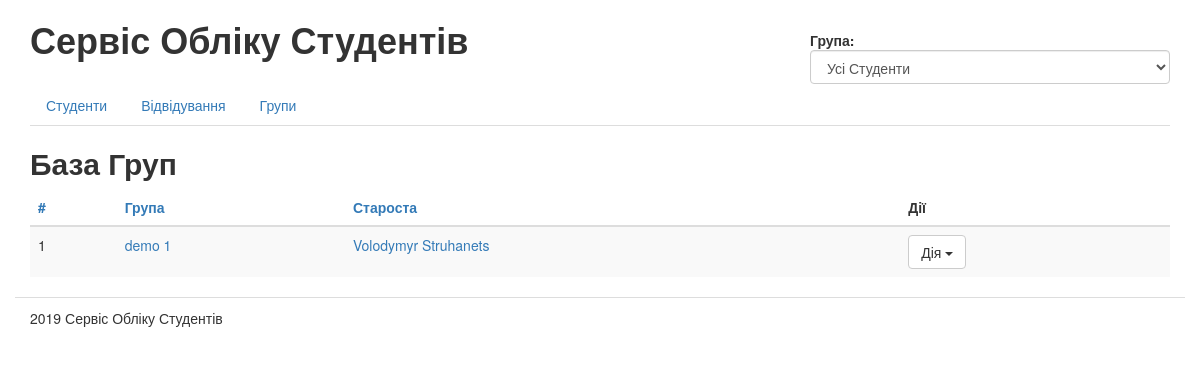
The page /groups/ on the database as committed earlier.
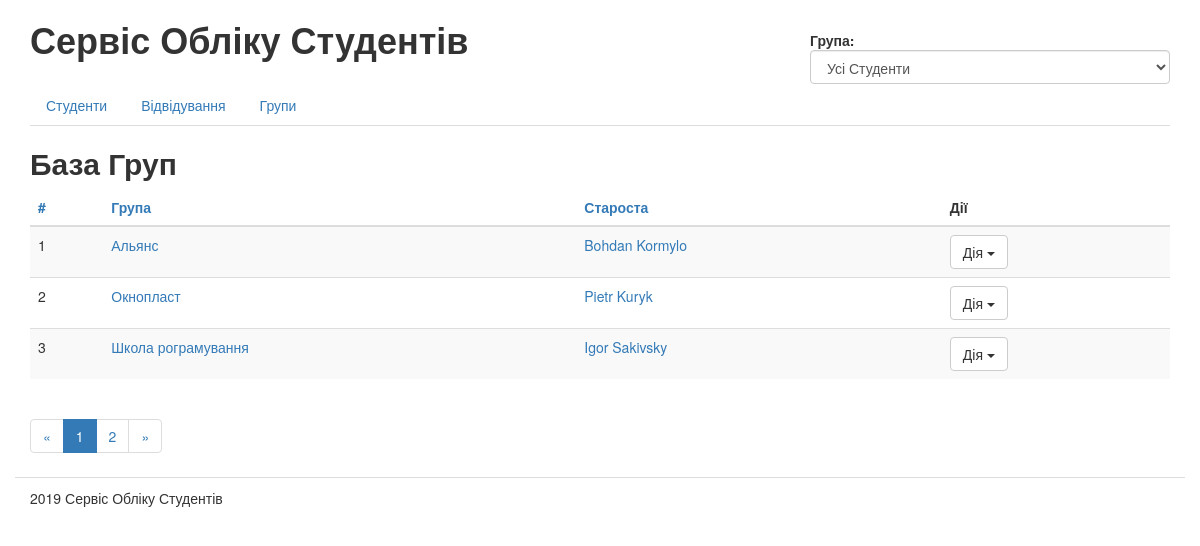
The same page on the database as committed later.
### students/models.py (models this page shows, shortened)
class Group(models.Model):
	class Meta(object):
		verbose_name = u"Група"
		verbose_name_plural = u"Групи"
	title = models.CharField(
		max_length=256,
		blank=False,
		verbose_name=u"Назва")
	leader = models.OneToOneField('Student',
		verbose_name=u"Староста",
		blank=True,
		null=True,
		on_delete=models.SET_NULL)
	notes = models.TextField(
		blank=True,
		verbose_name=u"Додаткові нотатки")

class Student(models.Model):
	class Meta(object):
		verbose_name = u"Студент"
		verbose_name_plural = u"Студенти"
	first_name = models.CharField(
		max_length=256,
		blank=False,
		verbose_name=u"Ім'я")
	last_name = models.CharField(
		max_length=256,
		blank=False,
		verbose_name=u"Прізвище")
	middle_name = models.CharField(
		max_length=256,
		blank=True,
		verbose_name=u"По-батькові",
		default='')
	birthday = models.DateField(
		blank=False,
		verbose_name=u"Дата народження",
		null=True)
	photo = models.ImageField(
	 	blank=True,
	 	verbose_name=u"Фото",
	 	null=True)
	ticket = models.CharField(
		max_length=256,
		blank=False,
		verbose_name=u"Білет")
	student_group = models.ForeignKey("Group",
		verbose_name=u"Група",
		blank=False,
		null=True,
		on_delete=models.PROTECT)
	notes = models.TextField(
		blank=True,
		verbose_name=u"Додаткові нотатки")
	def __unicode__(self):
		return u"%s %s" % (self.first_name, self.last_name)

### students/views/groups.py (the view)
# urls.py: url(r'^groups/$', "students.views.groups.groups_list", name='groups'),
def groups_list(request):
	groups = Group.objects.all()
	order_by = request.GET.get('order_by', '')
	if order_by in ('title', 'leader'):
		groups = groups.order_by(order_by)
		if request.GET.get('reverse', '') == '1':
			groups = groups.reverse()
	paginator = Paginator(groups, 3)
	page = request.GET.get('page')
	try:
		groups = paginator.page(page)
	except PageNotAnInteger:
		groups = paginator.page(1)
	except EmptyPage:
		groups = paginator.page(paginator.num_pages)
	return render(request, 'students/groups_list.html', {'groups': groups})

### students/templates/students/groups_list.html (shortened to what this page needs)
{% extends "students/base.html" %}
{% load static from staticfiles %}
{% block title %}База Груп{% endblock title %}
{% block content %}
{% if groups %}
   <table class="table table-hover table table-striped">
   {% with order_by=request.GET.order_by reverse=request.GET.reverse %}
    <thead>
      <tr>
        <th><a href="">#</a></th>
        <th><a href="{% url 'groups' %}?order_by=title{% if order_by == 'title' and reverse != '1' %}&amp;reverse=1{% endif %}">
        Група
        </a></th>
        <th><a href="{% url 'groups' %}?order_by=leader{% if order_by == 'leader' and reverse != '1' %}&amp;reverse=1{% endif %}">
        Староста
        </a></th>
        <th>Дії</th>
      </tr>
    </thead>
    <tbody>
      {% for group in groups %}
      <tr>
        <td>{{ forloop.counter }}</td>
        <td><a title="Редагувати" href="{% url "groups_edit" group.id %}">{{ group.title }}</a></td>
        <td><a title="Редагувати" href="{% url "groups_edit" group.leader.id %}">{{ group.leader }}</a></td>
        <td>
          <div class="btn-group">
            <button type="button" class="btn btn-default dropdown-toggle" data-toggle="dropdown" aria-haspopup="true" aria-expanded="false">
              Дія <span class="caret"></span>
            </button>
          </div>
        </td>
      </tr>
      {% endfor %}
    {% endwith %}
    </tbody>
    </table>
{% else %}
<p>Гарцюємо без груп, поки що</p>
{% endif %}
    {% if groups.has_other_pages %}
    {% with order_by=request.GET.order_by reverse=request.GET.reverse %}
    <nav>
      <ul class="pagination">
        <li>
          <a href="{% url 'groups' %}?page=1&amp;order_by={{ order_by }}&amp;reverse={{ reverse }}">&laquo;</a>
        </li>
        {% for p in groups.paginator.page_range %}
        <li {% if groups.number == p %} class="active" {% endif %}><a href="{% url 'groups' %}?page={{ p }}&amp;order_by={{ order_by }}&amp;reverse={{ reverse }}">{{ p }}<span class="sr-only">(current)</span></a></li>
        {% endfor %}
        <li>
          <a href="{% url 'groups' %}?page={{ groups.paginator.num_pages }}&amp;order_by={{ order_by }}&amp;reverse={{ reverse }}" aria-label="Next"><span aria-hidden="true">&raquo;</span></a>
        </li>
      </ul>
    </nav>
    {% endwith %}
    {% endif %}
{% endblock content %}

### students/templates/students/base.html (shortened to what this page needs)
{% load static from staticfiles %}
<!DOCTYPE html>
<html lang="uk">
  <head>
    <link rel="stylesheet"
          href="https://cdn.jsdelivr.net/bootstrap/3.3.0/css/bootstrap.min.css">
    <link rel="stylesheet"
          href="{{ PORTAL_URL }}{% static "css/main.css" %}">
  </head>
  <body>
    <div class="container">
      <div class="row" id="header">
        <div class="col-xs-8">
          <h1>Сервіс Обліку Студентів</h1>
        </div>
        <div class="col-xs-4" id="group-selector">
        	<strong>Група:</strong>
          <select class="form-control">
            <option>Усі Студенти</option>
          </select>
        </div>
      </div>
        <div class="row" id="sub-header">
          <div class="col-xs-12">
            <ul class="nav nav-tabs" role="tablist">
              <li role="presentation" {% if request.path == '/' %} class="active" {% endif %}><a href="{% url "home" %}">Студенти</a></li>
              <li role="presentation" {% if '/journal' in request.path %} class="active" {% endif %}><a href="{% url "journal" %}">Відвідування</a></li>
              <li role="presentation" {% if '/groups' in request.path %} class="active" {% endif %}><a href="{% url "groups" %}">Групи</a></li>
            </ul>
          </div>
        </div>
        <div class="row" id="content-columns">
          <div class="col-xs-12" id="content-column">
            <h2>{% block title %}{% endblock title %}</h2>
            {% block content %}{% endblock content %}
          </div>
        </div>
        <div class="row" id="footer">
          <div class="col-xs-12">
            <p>2019 Сервіс Обліку Студентів</p>
          </div>
        </div>
    </div>
  </body>
</html>

### students/static/css/main.css (style rules this page uses)
h1, h2, h3, h4, h5, h6 { font-weight: bold; }
#footer { border-top: 1px solid #dddddd; padding-top: 10px; }
#group-selector { margin-top: 30px; }
select { margin: 0; width: 85%; background-color: #ffffff; border: 1px solid #cccccc; height: 30px; line-height: 30px; color: #555555; }

Rows that differ between the two databases and show on the page:
removed Group: title "demo 1", leader "Volodymyr Struhanets"
added Group: title "Альянс", leader "Bohdan Kormylo"
added Group: title "Окнопласт", leader "Pietr Kuryk"
added Group: title "Школа рограмування", leader "Igor Sakivsky"
Other text that changed with them:
new list line: "1"
new list line: "2"
